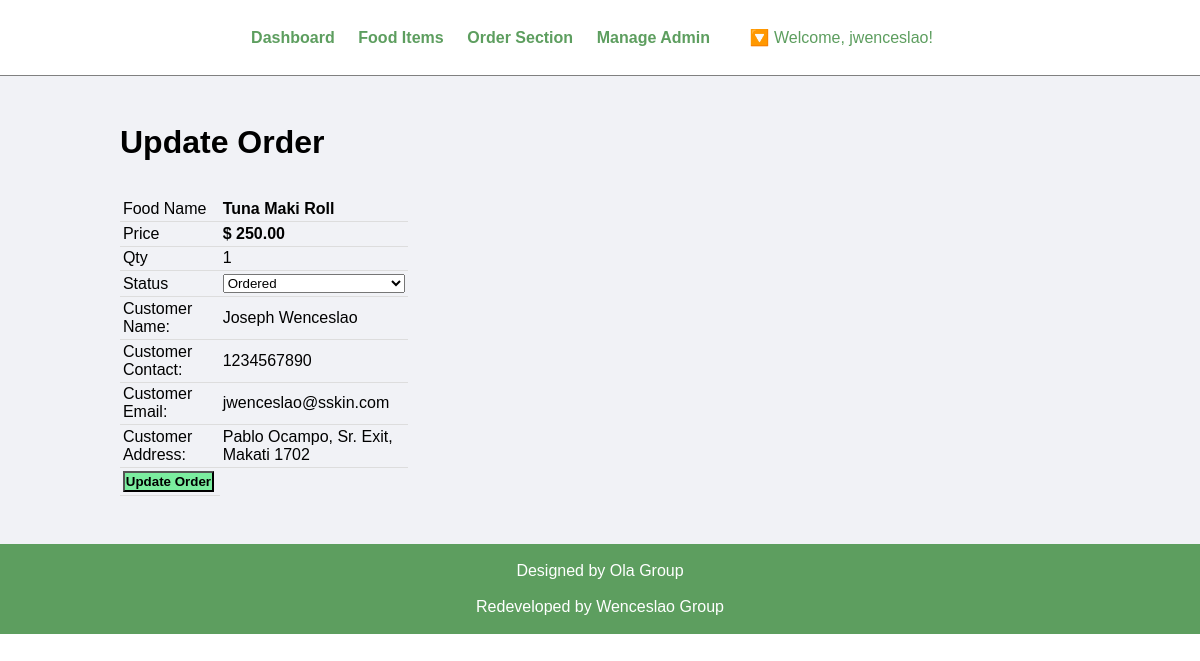
The app's page /admin/update-order.php?id=35 (signed in) with its own data.
### tables this page shows
CREATE TABLE `tbl_order` (
  `order_id` int(10) UNSIGNED NOT NULL,
  `order_food` varchar(150) NOT NULL,
  `order_price` decimal(10,2) NOT NULL,
  `order_qty` int(11) NOT NULL,
  `order_total` decimal(10,2) NOT NULL,
  `order_date` datetime NOT NULL,
  `order_status` varchar(50) NOT NULL,
  `order_custfname` varchar(255) NOT NULL,
  `order_custlname` varchar(255) NOT NULL,
  `customer_contact` varchar(20) NOT NULL,
  `customer_email` varchar(150) NOT NULL,
  `customer_address` varchar(255) NOT NULL
);

### admin/update-order.php (the view, shortened to what this page needs)
<?php include('partials/menu.php');
?>
<div class="main-content">
    <div class="wrapper">
        <h1>Update Order</h1>
        <br><br>
        <?php
            if(isset($_GET['id']))
            {
                $id=$_GET['id'];
                $sql = "SELECT * FROM tbl_order WHERE order_id=$id";
                $res = mysqli_query($db, $sql);
                $count = mysqli_num_rows($res);
                if($count==1)
                {
                    $row=mysqli_fetch_assoc($res);
                    $food = $row['order_food'];
                    $price = $row['order_price'];
                    $qty = $row['order_qty'];
                    $status = $row['order_status'];
                    $customer_name = $row['order_custfname'] ." ". $row['order_custlname'];
                    $customer_contact = $row['customer_contact'];
                    $customer_email = $row['customer_email'];
                    $customer_address= $row['customer_address'];
                }
                else
                {
                    header('location:'.SITEURL.'admin/manage-order.php');
                }
            }
            else
            {
                header('location:'.SITEURL.'admin/manage-order.php');
            }
        ?>
        <form action="" method="POST">
            <table class="tbl-30">
                <tr>
                    <td>Food Name</td>
                    <td><b> <?php echo $food; ?> </b></td>
                </tr>
                <tr>
                    <td>Price</td>
                    <td>
                        <b> $ <?php echo $price; ?></b>
                    </td>
                </tr>
                <tr>
                    <td>Qty</td>
                    <td>
                        <?php echo $qty; ?>
                    </td>
                </tr>
                <tr>
                    <td>Status</td>
                    <td>
                        <select name="status" style="width: 100%">
                            <option <?php if($status=="Ordered"){echo "selected";} ?> value="Ordered">Ordered</option>
                        </select>
                    </td>
                </tr>
                <tr>
                    <td>Customer Name: </td>
                    <td>
                        <?php echo $customer_name; ?>
                    </td>
                </tr>
                <tr>
                    <td>Customer Contact: </td>
                    <td>
                        <?php echo $customer_contact; ?>
                    </td>
                </tr>
                <tr>
                    <td>Customer Email: </td>
                    <td>
                        <?php echo $customer_email; ?>
                    </td>
                </tr>
                <tr>
                    <td>Customer Address: </td>
                    <td>
                        <?php echo $customer_address; ?>
                    </td>
                </tr>
                <tr>
                    <td clospan="2">
                        <input type="submit" name="submit" value="Update Order" class="btn-secondary">
                    </td>
                </tr>
            </table>
        </form>
    </div>
</div>
<?php include('partials/footer.php'); ?>

### css/admin.css (style rules this page uses)
* { margin: 0; padding: 0; font-family: Arial, Helvetica, sans-serif; }
.wrapper { padding: 1%; width: 80%; margin: 0 auto; }
.tbl-30 { width: 30%; }
table { border-collapse: collapse; width: 100%; }
th, td { padding: 8px; text-align: left; border-bottom: 1px solid #ddd; }
table tr td { padding: 1%; }
.btn-secondary { background-color: #7bed9f; padding: 1%; color: black; text-decoration: none; font-weight: bold; }
.main-content { background-color: #f1f2f6; padding: 3% 0; }

### records on screen
tbl_order: order_food "Tuna Maki Roll", order_price "250.00", order_qty "1", status "Ordered", customer_name "Joseph Wenceslao", customer_contact "1234567890", customer_email "jwenceslao@sskin.com", customer_address "Pablo Ocampo, Sr. Exit, Makati 1702"

### other values on screen
$_SESSION['username'] "jwenceslao"
